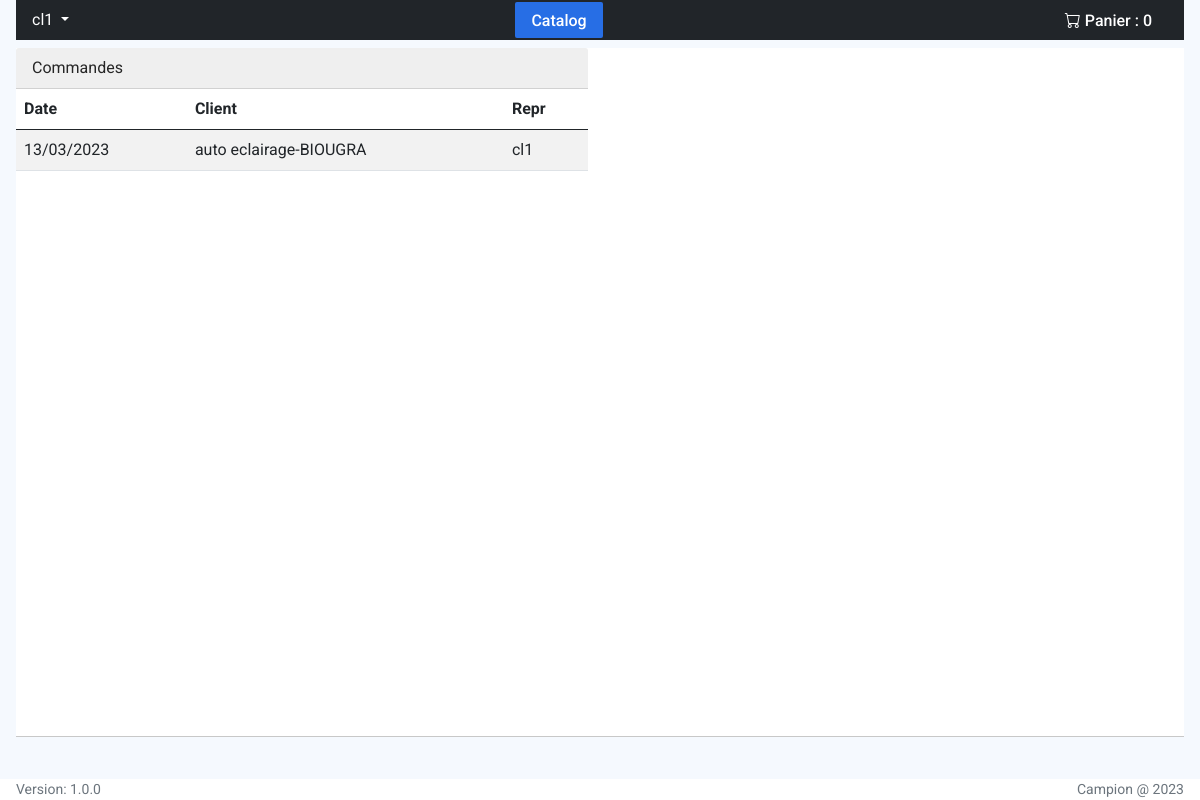
Page /salsemanorders (signed in) on the committed database.
### main/models.py (models this page shows, shortened)
class Order(models.Model):
    date = models.DateTimeField(auto_now_add=True)
    salseman=models.CharField(max_length=50, null=True, default=None)
    modpymnt=models.CharField(max_length=50, null=True, default=None)
    modlvrsn=models.CharField(max_length=50, null=True, default=None)
    client=models.ForeignKey(Client, on_delete=models.CASCADE, default=None)
    total=models.DecimalField(default=0.00, decimal_places=2, max_digits=20)
    isdelivered = models.BooleanField(default=False)
    class Meta:
        ordering = ['-date']

class Client(models.Model):
    user = models.OneToOneField(User, on_delete=models.CASCADE, default=None, null=True)
    name=models.CharField(max_length=200)
    city=models.CharField(max_length=200, null=True, default=None)
    address=models.CharField(max_length=200)
    phone=models.CharField(max_length=200)
    def __str__(self) -> str:
        return self.name+'-'+str(self.city)

### main/views.py (the view)
# urls.py: path('salsemanorders', views.salsemanorders, name='salsemanorders'),
@user_passes_test(tocatalog, login_url='loginpage')
@login_required(login_url='loginpage')
def salsemanorders(request):
    print(request.user)
    orders=Order.objects.filter(salseman=request.user.username)
    return render(request, 'salsemanorders.html', {'orders':orders})

### main/context_processors.py (called while the page is built)
def cities(request):
    return {
        'cities': Shippingfees.objects.all()
    }

### main/views.py (called while the page is built)
def tocatalog(user):
    return (user.groups.filter(name='salsemen').exists() or user.groups.filter(name='clients').exists())

### main/templates/salsemanorders.html (shortened to what this page needs)
{% extends 'base.html' %}
{% block content %}
{% if user.groups.all.0.name == 'clients' %}
<div class="bg-white mt-2">
  <div class="row mb-5">
    <div class="col-6 fitscreen">
      <p class="card-header sticky-top">
        Commandes
      </p>
      <table class="table table-hover table-striped table-borded tablecommande">
        <thead>
          <tr>
            <th>Date</th>
            <th>Client</th>
            <th>Repr</th>
          </tr>
        </thead>
        <tbody>
          {% for order in orders %}
          <tr class="ord {% if order.isdelivered%}bg-primary{%endif%}" orderid="{{order.id}}">
            <td>{{ order.date|date:'d/m/Y' }}</td>
            <td>{{ order.client }}</td>
            <td>{{ order.salseman}}</td>
          </tr>
          {% endfor %}
        </tbody>
      </table>
    </div>
    <div class="col-6 fitscreen details orderitems position-relative">
    </div>
  </div>
  <hr>
</div>
{%endif%}
{% endblock %}

### autoparts/templates/base.html (shortened to what this page needs)
{% load static %}
<!DOCTYPE html>
<html dir="ltr" lang="en">
<head>
    <link href="{% static 'css/bootstrap.css' %} " rel="stylesheet" />
    <link href="{% static 'css/default-skin.css'%} " rel="stylesheet" />
    <link href="{% static 'css/select2.min.css'%} " rel="stylesheet" />
    <link href="{% static 'css/style.css'%} " rel="stylesheet" />
    <link rel="stylesheet" href="{% static 'css/bootstrap-icons.css'%}">
</head>
<body>
    <div class="site position-relative">
        <div class="site__body d-flex flex-column">
            <div class="px-3">
                <div class="w-100 mb-2 px-3 d-flex justify-content-between bg-dark text-white align-items-center">
                    {% if user.username %}
                        <ul class="navbar-nav mr-auto">
                            <li class="nav-item dropdown">
                            <a class="nav-link dropdown-toggle text-white" href="#" id="navbarDropdown" role="button" data-toggle="dropdown" aria-haspopup="true" aria-expanded="false">
                                {{ user.get_username }}
                            </a>
                            </li>
                        </ul>
                        {% if not user.groups.all.0.name == 'accounting' %}
                        <a href="/catalog" class="btn btn-primary">
                            Catalog
                        </a>
                        {% endif %}
                        {% if user.groups.all.0.name == 'salsemen' or user.groups.all.0.name == 'clients'%}
                        <a class="btn text-white" href="/cart">
                            <i class="bi bi-cart"></i> Panier : <span class="commanditems">0</span>
                        </a>
                        {% endif %}
                    {% endif %}
                </div>
                <div class="">
                    {% block content %}
                    {% endblock %}
                </div>
            </div>
            <br>
            <footer class="px-3 bg-white text-muted mt-auto d-flex justify-content-between align-items-center">
                <small>
                    Version: 1.0.0
                </small>
                <small>
                   Campion @ <span id="thisyear"></span>
                </small>
            </footer>
            </div>
    </div>
</body>
</html>

### autoparts/templates/base.html (style rules this page uses)
.fitscreen { height: 80vh; overflow-y: scroll; }

### rows in the picture
Order: date "13/03/2023", client "auto eclairage-BIOUGRA", salseman "cl1"

### other values in the picture
{{ user.get_username }} "cl1"
